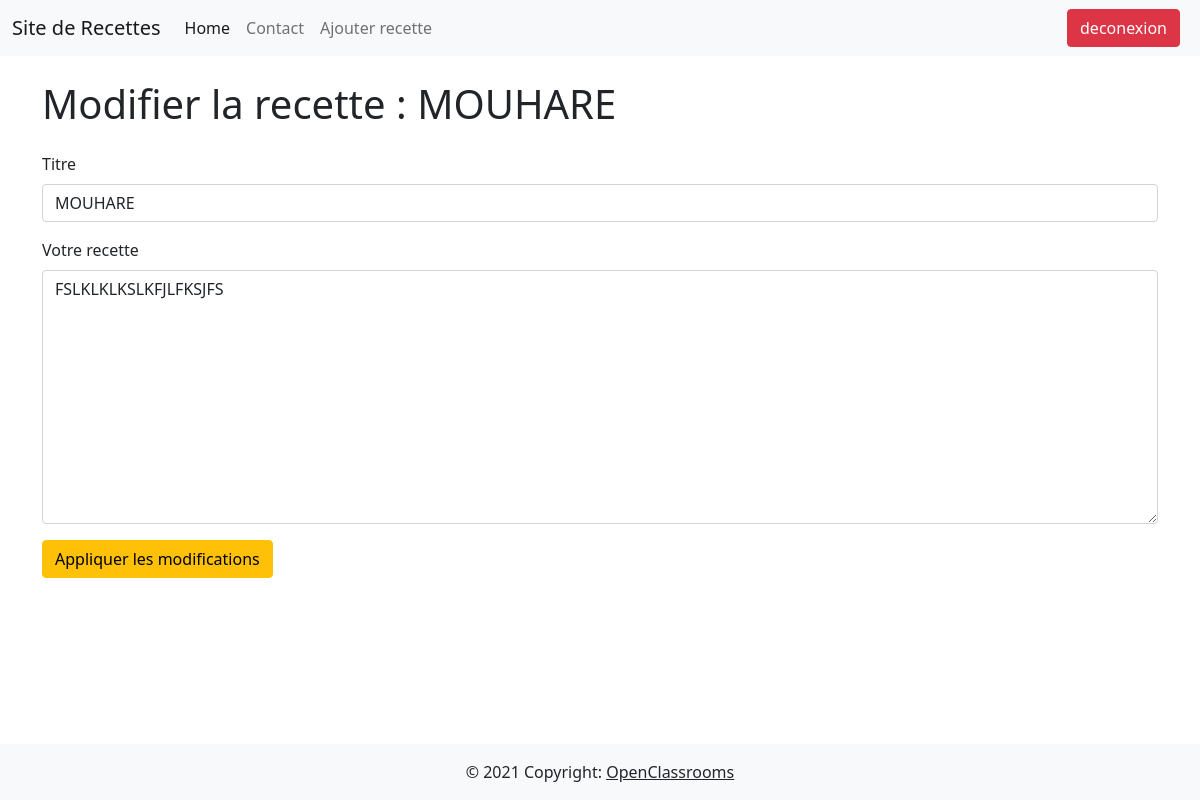
Screenshot of /edit_recipe.php?recipe_id=10 (signed in) with the database file from the repository.
### tables this page shows
CREATE TABLE `recettes` (
  `recpe_id` int(11) NOT NULL,
  `title` varchar(256) NOT NULL,
  `recipe` text NOT NULL,
  `author` varchar(128) DEFAULT NULL,
  `is_enabled` tinyint(1) NOT NULL
);

### edit_recipe.php (the view, shortened to what this page needs)
<?php
include_once 'header.php';
if(isset($_GET['recipe_id'])){
    $sqlRecipeQuery= 'SELECT * FROM recettes WHERE recpe_id = :recpe_id' ;
    $recipeStatement = $db->prepare($sqlRecipeQuery);
    $recipeStatement->execute(
        ['recpe_id' => $_GET['recipe_id'],]
    )or die(print_r($db->errorInfo()));
    $recipe = $recipeStatement->fetch();
}
?>
<?php if(isset($recipe)):?>
    <?php if($recipe['author']==$_SESSION['logged_user']):?>
        <h1 class="mt-4">Modifier la recette : <?php echo($recipe['title']) ?></h1>
        <form class="mt-4" action="./submit_update_recipe.php" method="POST">
            <div class="mb-3">
                <label for="formGroupExampleInput" class="form-label">Titre</label>
                <input type="text" class="form-control" id="formGroupExampleInput" name='update_title' placeholder="Titre de votre recette" required value="<?php echo($recipe['title']);?>">
            </div>
            <div class="mb-3">
                <label for="exampleFormControlTextarea1" class="form-label">Votre recette</label>
                <textarea class="form-control" id="exampleFormControlTextarea1" name='update_recipe' placeholder="Détailler votre recette" rows="10" required><?php echo($recipe['recipe']);?></textarea>
            </div>
            <div class="col-auto">
            <button type="submit" class="btn btn-warning mb-3">Appliquer les modifications</button>
        </div>
        </form>
    <?php else:?>
        <p class="alert alert-warning mt-5">Vous ne pouvez pas éditer une recette qui n'est pas la vôtre</p>
<?php endif;
endif;
include_once 'footer.php';
?>

### rows the page displays
recettes: title "MOUHARE", update_title "MOUHARE", update_recipe "FSLKLKLKSLKFJLFKSJFS"
